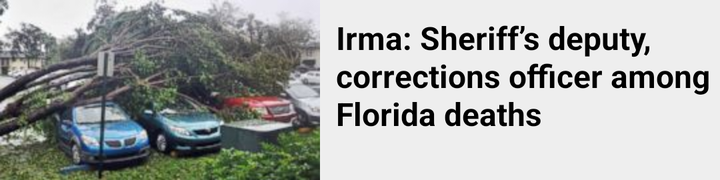
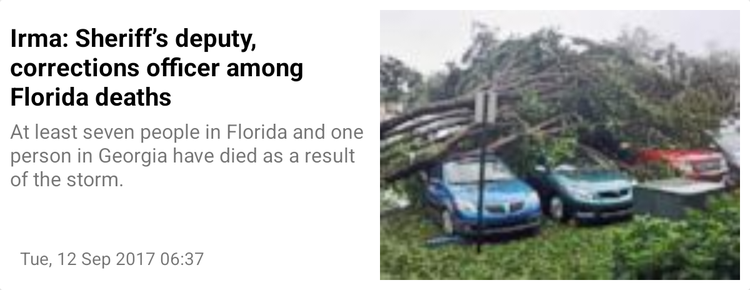

First picture: res/layout/ on a phone held upright. Second picture: the repository's own variant of that layout, on a device whose configuration matches the variant's folder. Source for both follows.
<!-- AndroidManifest.xml: application theme AppTheme -->
<!-- res/layout/news_item.xml -->
<?xml version="1.0" encoding="utf-8"?>
<android.support.v7.widget.CardView
    xmlns:android="http://schemas.android.com/apk/res/android"
    xmlns:app="http://schemas.android.com/apk/res-auto"
    xmlns:tools="http://schemas.android.com/tools"
    android:id="@+id/card_news_item"
    android:layout_width="match_parent"
    android:layout_height="wrap_content"
    android:layout_margin="0dp"
    app:cardCornerRadius="0dp"
    app:cardBackgroundColor="@color/gray_200">

    <android.support.constraint.ConstraintLayout
        android:layout_width="match_parent"
        android:layout_height="90dp">

        <ImageView
            android:id="@+id/image_news_image"
            android:layout_width="160dp"
            android:layout_height="90dp"
            app:layout_constraintLeft_toLeftOf="parent"
            app:layout_constraintTop_toTopOf="parent"
            app:layout_constraintBottom_toBottomOf="parent"
            tools:src="@drawable/irma_hurricane_23_gty_jc_170910_16x9t_240"/>

        <TextView
            android:id="@+id/text_news_title"
            android:layout_width="0dp"
            android:layout_height="wrap_content"
            android:layout_marginStart="8dp"
            android:layout_marginLeft="8dp"
            android:layout_marginTop="8dp"
            android:textColor="#000000"
            android:textSize="16sp"
            android:textStyle="bold"
            app:layout_constraintEnd_toEndOf="parent"
            app:layout_constraintStart_toEndOf="@+id/image_news_image"
            app:layout_constraintTop_toTopOf="parent"
            tools:text="Irma: Sheriff’s deputy, corrections officer among Florida deaths" />

        <TextView
            android:id="@+id/text_news_description"
            android:layout_width="0dp"
            android:layout_height="0dp"
            android:layout_marginLeft="8dp"
            android:layout_marginRight="8dp"
            android:layout_marginTop="4dp"
            android:layout_marginBottom=    "8dp"
            android:textSize="12sp"
            android:visibility="gone"
            app:layout_constraintLeft_toLeftOf="parent"
            app:layout_constraintTop_toBottomOf="@id/text_news_title"
            app:layout_constraintRight_toLeftOf="@+id/image_news_image"
            app:layout_constraintHorizontal_bias="0.0"
            app:layout_constraintBottom_toTopOf="@+id/text_news_pubdate"
            app:layout_constraintVertical_bias="0.6"
            tools:text="At least seven people in Florida and one person in Georgia have died as a result of the storm."/>

        <TextView
            android:id="@+id/text_news_pubdate"
            android:layout_width="wrap_content"
            android:layout_height="wrap_content"
            android:layout_marginBottom="8dp"
            android:layout_marginEnd="8dp"
            android:layout_marginRight="8dp"
            android:textSize="10sp"
            android:visibility="gone"
            app:layout_constraintBottom_toBottomOf="parent"
            app:layout_constraintEnd_toEndOf="parent"
            tools:text="Tue, 12 Sep 2017 06:37" />

    </android.support.constraint.ConstraintLayout>

</android.support.v7.widget.CardView>
<!-- resources referenced by this layout -->
<resources>
  <color name="gray_200">#EEEEEE</color>
  <!-- drawable irma_hurricane_23_gty_jc_170910_16x9t_240: jpg bitmap (drawable, 11092 bytes) -->
  <style name="AppTheme" parent="Theme.AppCompat.Light.NoActionBar">
          
          <item name="colorPrimary">@color/white</item>
          <item name="colorPrimaryDark">@color/indigo_700</item>
          <item name="colorAccent">@color/pink_a200</item>
      </style>
  <color name="white">#ffffff</color>
  <color name="indigo_700">#303F9F</color>`
  <color name="pink_a200">#FF4081</color>
</resources>
<!-- res/layout-large/news_item.xml (the repository's variant of the layout above) -->
<!-- drawn on a 7-inch tablet held upright -->
<?xml version="1.0" encoding="utf-8"?>
<android.support.v7.widget.CardView
    xmlns:android="http://schemas.android.com/apk/res/android"
    xmlns:app="http://schemas.android.com/apk/res-auto"
    xmlns:tools="http://schemas.android.com/tools"
    android:id="@+id/card_news_item"
    android:layout_width="match_parent"
    android:layout_height="wrap_content">

    <android.support.constraint.ConstraintLayout
        android:layout_width="match_parent"
        android:layout_height="232dp">

        <ImageView
            android:id="@+id/image_news_image"
            android:layout_width="288dp"
            android:layout_height="216dp"
            android:layout_marginRight="8dp"
            android:layout_marginTop="8dp"
            android:layout_marginBottom="8dp"
            android:layout_marginEnd="8dp"
            tools:src="@drawable/irma_hurricane_23_gty_jc_170910_4x3t_144"
            app:layout_constraintRight_toRightOf="parent"
            app:layout_constraintTop_toTopOf="parent"
            app:layout_constraintBottom_toBottomOf="parent"/>

        <TextView
            android:id="@+id/text_news_title"
            android:layout_width="0dp"
            android:layout_height="wrap_content"
            android:layout_marginLeft="8dp"
            android:layout_marginRight="8dp"
            android:layout_marginTop="16dp"
            tools:text="Irma: Sheriff’s deputy, corrections officer among Florida deaths"
            android:textColor="#000000"
            android:textSize="20sp"
            android:textStyle="bold"
            app:layout_constraintHorizontal_bias="0.0"
            app:layout_constraintLeft_toLeftOf="parent"
            app:layout_constraintRight_toLeftOf="@+id/image_news_image"
            app:layout_constraintTop_toTopOf="parent"/>

        <TextView
            android:id="@+id/text_news_description"
            android:layout_width="0dp"
            android:layout_height="0dp"
            android:layout_marginBottom="8dp"
            android:layout_marginLeft="8dp"
            android:layout_marginRight="8dp"
            android:layout_marginTop="4dp"
            tools:text="At least seven people in Florida and one person in Georgia have died as a result of the storm."
            android:textSize="16sp"
            app:layout_constraintBottom_toTopOf="@+id/text_news_pubdate"
            app:layout_constraintHorizontal_bias="0.0"
            app:layout_constraintLeft_toLeftOf="parent"
            app:layout_constraintRight_toLeftOf="@+id/image_news_image"
            app:layout_constraintTop_toBottomOf="@id/text_news_title"
            app:layout_constraintVertical_bias="0.6"/>

        <TextView
            android:id="@+id/text_news_pubdate"
            android:layout_width="wrap_content"
            android:layout_height="wrap_content"
            android:layout_marginBottom="16dp"
            android:layout_marginLeft="16dp"
            android:layout_marginRight="8dp"
            tools:text="Tue, 12 Sep 2017 06:37"
            android:textSize="14sp"
            app:layout_constraintBottom_toBottomOf="parent"
            app:layout_constraintHorizontal_bias="0.0"
            app:layout_constraintLeft_toLeftOf="parent"
            app:layout_constraintRight_toLeftOf="@+id/image_news_image"/>

    </android.support.constraint.ConstraintLayout>

</android.support.v7.widget.CardView>
<!-- resources referenced by the variant -->
<!-- as a 7-inch tablet held upright resolves them -->
<resources>
  <!-- drawable irma_hurricane_23_gty_jc_170910_4x3t_144: jpg bitmap (drawable, 5475 bytes) -->
  <style name="AppTheme" parent="Theme.AppCompat.Light.NoActionBar">
          
          <item name="colorPrimary">@color/white</item>
          <item name="colorPrimaryDark">@color/indigo_700</item>
          <item name="colorAccent">@color/pink_a200</item>
      </style>
  <color name="white">#ffffff</color>
  <color name="indigo_700">#303F9F</color>`
  <color name="pink_a200">#FF4081</color>
</resources>
